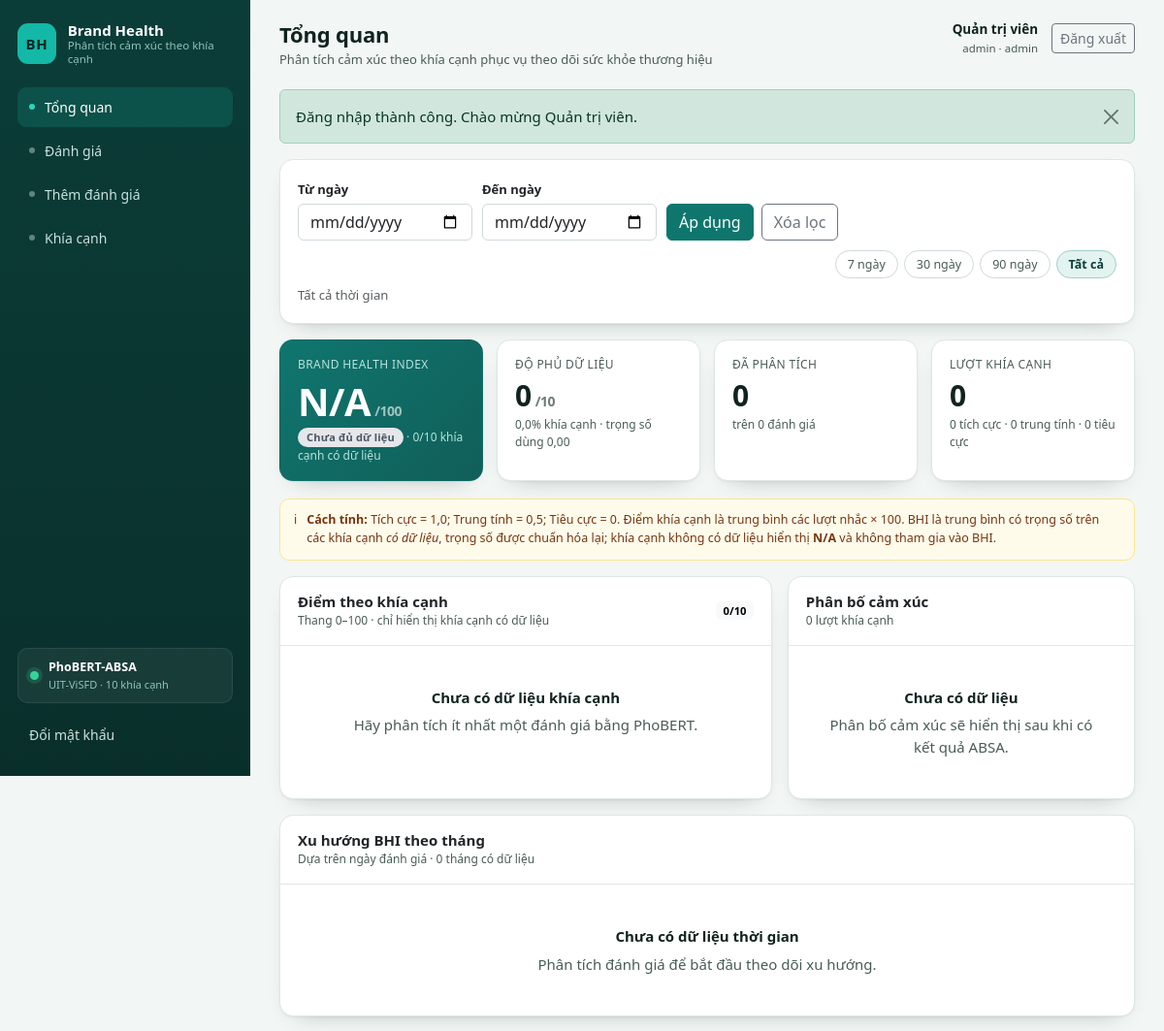
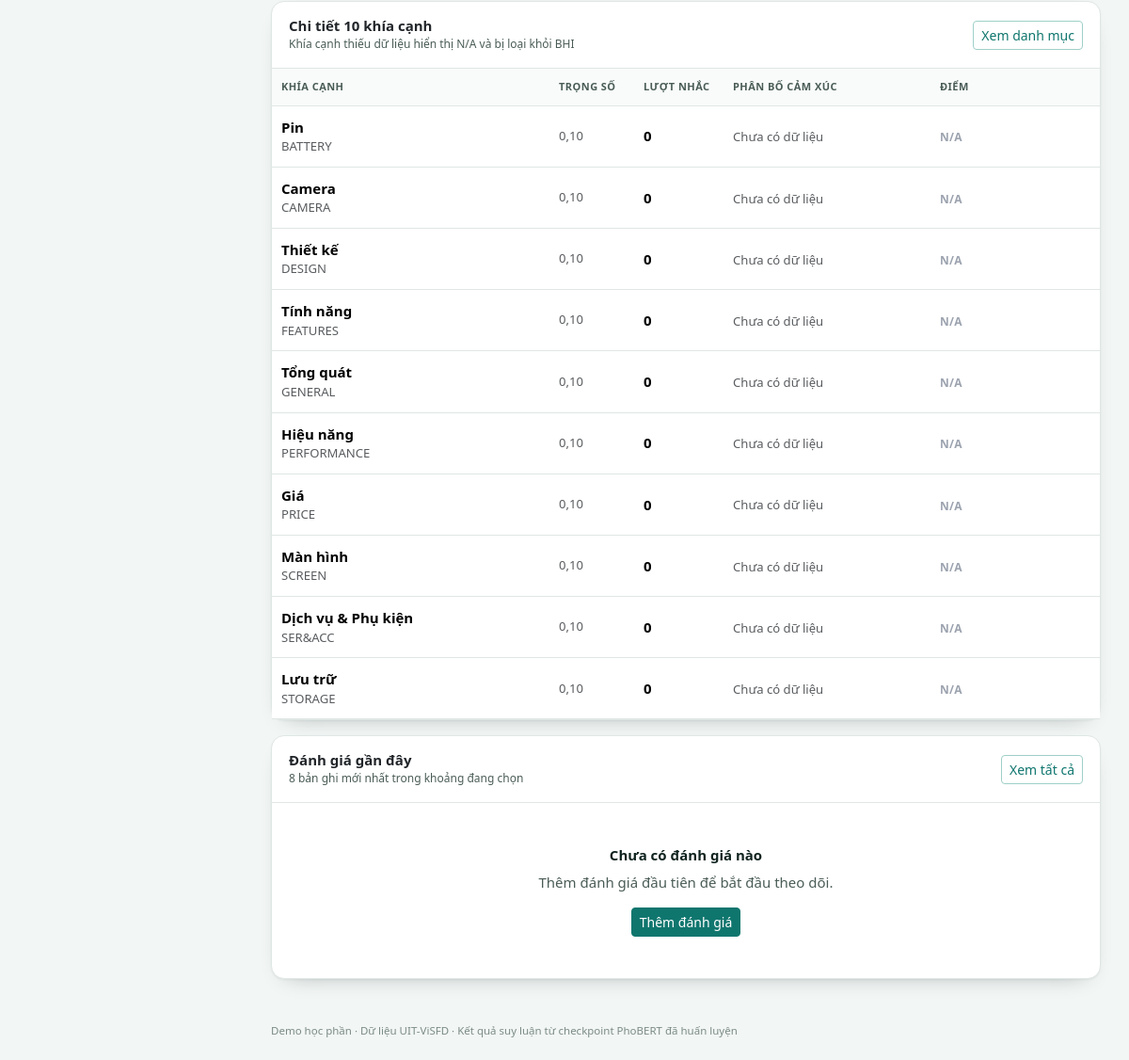
/index.php (signed in), run on the app's committed database (2 pictures, top to bottom).
### tables this page shows
CREATE TABLE IF NOT EXISTS users (
    id              INT UNSIGNED    NOT NULL AUTO_INCREMENT,
    username        VARCHAR(50)     NOT NULL,
    password_hash   VARCHAR(255)    NOT NULL,
    full_name       VARCHAR(100)    NOT NULL,
    role            ENUM('admin', 'analyst') NOT NULL DEFAULT 'admin',
    is_active       TINYINT(1)      NOT NULL DEFAULT 1,
    last_login_at   DATETIME        NULL,
    created_at      TIMESTAMP       NOT NULL DEFAULT CURRENT_TIMESTAMP,
    updated_at      TIMESTAMP       NOT NULL DEFAULT CURRENT_TIMESTAMP
                                    ON UPDATE CURRENT_TIMESTAMP,
    PRIMARY KEY (id),
    UNIQUE KEY uq_users_username (username),
    KEY idx_users_active (is_active)
);

CREATE TABLE IF NOT EXISTS aspects (
    id              TINYINT UNSIGNED NOT NULL AUTO_INCREMENT,
    code            VARCHAR(20)      NOT NULL,
    name_vi         VARCHAR(100)     NOT NULL,
    model_index     TINYINT UNSIGNED NOT NULL,
    weight          DECIMAL(6,5)     NOT NULL DEFAULT 0.10000,
    display_order   TINYINT UNSIGNED NOT NULL,
    is_active       TINYINT(1)       NOT NULL DEFAULT 1,
    PRIMARY KEY (id),
    UNIQUE KEY uq_aspects_code (code),
    UNIQUE KEY uq_aspects_model_index (model_index),
    KEY idx_aspects_display_order (display_order),
    CONSTRAINT chk_aspects_model_index
        CHECK (model_index BETWEEN 0 AND 9),
    CONSTRAINT chk_aspects_weight
        CHECK (weight >= 0),
    CONSTRAINT chk_aspects_display_order
        CHECK (display_order BETWEEN 1 AND 10)
);

### public/index.php (the view, shortened to what the rows shown need)
<?php
require_login();
$fromRaw = trim((string) ($_GET['from'] ?? ''));
$toRaw = trim((string) ($_GET['to'] ?? ''));
$from = is_valid_date($fromRaw) ? $fromRaw : '';
$to = is_valid_date($toRaw) ? $toRaw : '';
$data = bhi_aggregate($from !== '' ? $from : null, $to !== '' ? $to : null);
$pageTitle = 'Tổng quan';
require __DIR__ . '/../app/views/layout_header.php';
?>
<div class="row g-3">
    <div class="col-lg-7">
        <div class="card h-100">
            <div class="card-header">
                <div>
                    <h2>Điểm theo khía cạnh</h2>
                </div>
            </div>
        </div>
    </div>
    <div class="col-lg-5">
        <div class="card h-100">
            <div class="card-header">
                <div>
                    <h2>Phân bố cảm xúc</h2>
                </div>
            </div>
        </div>
    </div>
</div>
<div class="card mt-3">
    <div class="card-header">
        <div>
            <h2>Xu hướng BHI theo tháng</h2>
        </div>
    </div>
</div>
<div class="card mt-3">
    <div class="card-header">
        <div>
            <h2>Chi tiết 10 khía cạnh</h2>
        </div>
    </div>
    <div class="card-body p-0">
        <div class="table-responsive">
            <table class="table align-middle">
                <thead>
                <tr>
                    <th>Khía cạnh</th>
                    <th style="width:90px">Trọng số</th>
                    <th style="width:95px">Lượt nhắc</th>
                    <th style="width:220px">Phân bố cảm xúc</th>
                    <th style="width:180px">Điểm</th>
                </tr>
                </thead>
                <tbody>
                <?php foreach ($data['aspects'] as $aspect): ?>
                    <tr>
                        <td>
                            <strong><?= e((string) $aspect['name_vi']) ?></strong>
                            <small class="text-muted d-block"><?= e((string) $aspect['code']) ?></small>
                        </td>
                        <td class="text-muted small"><?= e(number_format((float) $aspect['weight'], 2, ',', '.')) ?></td>
                        <td><span class="fw-semibold"><?= number_format((int) $aspect['mentions'], 0, ',', '.') ?></span></td>
                        <td>
                            <?php if ((int) $aspect['mentions'] === 0): ?>
                                <span class="text-muted small">Chưa có dữ liệu</span>
                            <?php endif; ?>
                        </td>
                        <td>
                            <?php if ($aspect['score'] === null): ?>
                                <span class="score-na">N/A</span>
                            <?php endif; ?>
                        </td>
                    </tr>
                <?php endforeach; ?>
                </tbody>
            </table>
        </div>
    </div>
</div>
<div class="card mt-3">
    <div class="card-header">
        <div>
            <h2>Đánh giá gần đây</h2>
        </div>
    </div>
</div>
<?php require __DIR__ . '/../app/views/layout_footer.php'; ?>

### app/views/layout_header.php (shortened to what the rows shown need)
<?php
$user = current_user();
$pageTitle = $pageTitle ?? 'Tổng quan';
?>
<!doctype html>
<html lang="vi">
<head>
    <link rel="stylesheet" href="<?= e(asset('vendor/bootstrap/bootstrap.min.css')) ?>">
    <link rel="stylesheet" href="<?= e(asset('css/app.css')) ?>">
</head>
<body>
<div class="app-shell">
    <div class="app-main">
        <header class="topbar">
            <div class="topbar-title">
                <h1><?= e($pageTitle) ?></h1>
            </div>
            <div class="topbar-user">
                <div class="user-meta">
                    <strong><?= e($user['full_name'] ?? '') ?></strong>
                    <small><?= e($user['role'] ?? '') ?> · <?= e($user['username'] ?? '') ?></small>
                </div>
            </div>
        </header>
        <main class="content">

### data on the page
users: full_name "Quản trị viên", role "admin", username "admin"
aspects: name_vi "Pin", code "BATTERY", weight "0,10", model_index "0", shows "Chưa có dữ liệu"
aspects: name_vi "Camera", code "CAMERA", weight "0,10", mentions "0"
aspects: name_vi "Thiết kế", code "DESIGN", weight "0,10", mentions "0"
aspects: name_vi "Tính năng", code "FEATURES", weight "0,10", mentions "0"
aspects: name_vi "Tổng quát", code "GENERAL", weight "0,10", mentions "0"
aspects: name_vi "Hiệu năng", code "PERFORMANCE", weight "0,10", mentions "0"
aspects: name_vi "Giá", code "PRICE", weight "0,10", mentions "0"
aspects: name_vi "Màn hình", code "SCREEN", weight "0,10", mentions "0"
aspects: name_vi "Dịch vụ & Phụ kiện", code "SER&ACC", weight "0,10", mentions "0"
aspects: name_vi "Lưu trữ", code "STORAGE", weight "0,10", mentions "0"

### other printed values
config('app.tagline') "Phân tích cảm xúc theo khía cạnh"
$item['label'] "Tổng quan"
$item['label'] "Đánh giá"
$item['label'] "Thêm đánh giá"
$item['label'] "Khía cạnh"
$pageTitle "Tổng quan"
$flash['message'] "Đăng nhập thành công. Chào mừng Quản trị viên."
$preset['label'] "7 ngày"
$preset['label'] "30 ngày"
$preset['label'] "90 ngày"
$preset['label'] "Tất cả"
$rangeLabel "Tất cả thời gian"
$rating['label'] "Chưa đủ dữ liệu"
$data['coverage_count'] "0"
$data['aspects_total'] "10"
